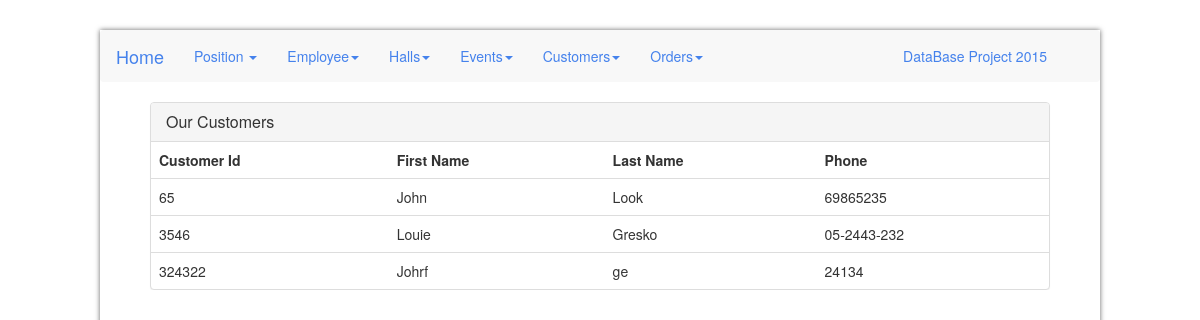
Page /view/show_cstmrs.php on the committed database.
### tables this page shows
CREATE TABLE IF NOT EXISTS `customer` (
  `idCustomer` int(11) NOT NULL,
  `name` varchar(45) DEFAULT NULL,
  `family` varchar(45) DEFAULT NULL,
  `phone` varchar(45) DEFAULT NULL
);

### view/show_cstmrs.php (the view, shortened to what this page needs)
<!DOCTYPE html>
<head xmlns="http://www.w3.org/1999/html">
    <link rel="stylesheet" type="text/css" href="../css/bootstrap.css">
    <link rel="stylesheet" type="text/css" href="../css/style.css">
</head>
<body>
<div id=wrapper>
    <div id=header>
        <div class="navbar navbar-default">
            <div class="navbar-header">
                <a class="navbar-brand" href="index.php">Home</a>
            </div>
            <div class="navbar-collapse collapse navbar-responsive-collapse">
                <ul class="nav navbar-nav">
                    <li class="dropdown">
                        <a href="show_positions.php" class="dropdown-toggle" data-toggle="dropdown">Position <b class="caret"></b></a>
                    </li>
                    <li class="dropdown">
                        <a href="show_positions.php" class="dropdown-toggle" data-toggle="dropdown">Employee<b class="caret"></b></a>
                    </li>
                    <li class="dropdown">
                        <a href="show_positions.php" class="dropdown-toggle" data-toggle="dropdown">Halls<b class="caret"></b></a>
                    </li>
                    <li class="dropdown">
                        <a href="show_positions.php" class="dropdown-toggle" data-toggle="dropdown">Events<b class="caret"></b></a>
                    </li>
                    <li class="dropdown">
                        <a href="show_positions.php" class="dropdown-toggle" data-toggle="dropdown">Customers<b class="caret"></b></a>
                    </li>
                    <li class="dropdown">
                        <a  href="show_positions.php" class="dropdown-toggle" data-toggle="dropdown">Orders<b class="caret"></b></a>
                    </li>
                    <li id="side_title"><a disable="disabled" href="#">DataBase Project 2015</a></li>
                </ul>
            </div>
        </div>
    </div>
        <main>
            <div class="panel panel-default data-content">
                <div class="panel-heading">
                    <h3 class="panel-title">Our Customers</h3>
                </div>
                <table class="table">
                    <tr>
                        <th>Customer Id</th>
                        <th>First Name</th>
                        <th>Last Name</th>
                        <th>Phone</th>
                    </tr>
                    <?php
                    $servername = "localhost";
                    $username = "apple";
                    $password = "pie";
                    $dbname = "mydb";
                    $conn = mysqli_connect($servername, $username, $password, $dbname);
                    $sql = "SELECT * FROM customer";
                    $result = mysqli_query($conn, $sql);
                    if (mysqli_num_rows($result) > 0) {
                        while ($row = mysqli_fetch_assoc($result)) {
                            echo "<td>" . $row["idCustomer"] . "</td>" .
                                "<td>" . $row["name"] . "</td>" .
                                "<td>" .$row["family"]. "</td>" .
                                "<td>" .$row["phone"]. "</td>" .
                                "</tr>";
                        }
                    }
                    else {
                        echo "0 results";
                    }
                    ?>
                </table>
            </div>
        </main>
    </div>
</body>
</html>

### css/style.css (style rules this page uses)
#wrapper { position:relative; max-width : 1000px; min-height: 510px; margin : auto; margin-top:30px; -webkit-box-shadow: 0 0 5px rgba(0, 0, 0, 0.6); -moz-box-shadow: 0 0 5px rgba(0, 0, 0, 0.6); box-shadow: 0 0 5px rgba(0, 0, 0, 0.6); }
main { height:100%; overflow:auto ; }
.data-content { position:relative; margin:auto; width:900px; }
#side_title { margin-left:170px ; color:#4582EC; text-align: center; }

### rows in the picture
customer: idCustomer "65", name "John", family "Look", phone "69865235"
customer: idCustomer "3546", name "Louie", family "Gresko", phone "05-2443-232"
customer: idCustomer "324322", name "Johrf", family "ge", phone "24134"
